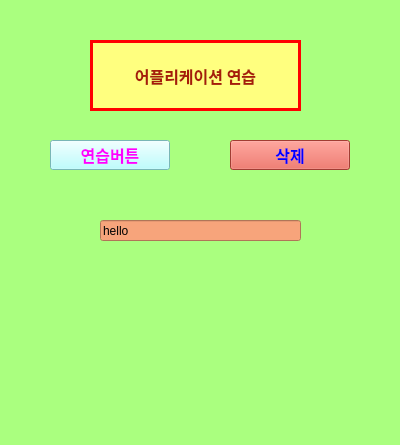
<?xml version="1.0" encoding="UTF-8"?>
<ui version="4.0">
 <class>MainWindow</class>
 <widget class="QMainWindow" name="MainWindow">
  <property name="geometry">
   <rect>
    <x>0</x>
    <y>0</y>
    <width>400</width>
    <height>445</height>
   </rect>
  </property>
  <property name="windowTitle">
   <string>MainWindow</string>
  </property>
  <property name="styleSheet">
   <string notr="true">background-color: rgb(170, 255, 255);
background-color: rgb(65, 195, 95);
background-color: rgb(170, 255, 127);</string>
  </property>
  <widget class="QWidget" name="centralwidget">
   <widget class="QLabel" name="label">
    <property name="geometry">
     <rect>
      <x>90</x>
      <y>40</y>
      <width>211</width>
      <height>71</height>
     </rect>
    </property>
    <property name="font">
     <font>
      <family>HY엽서L</family>
      <pointsize>12</pointsize>
      <weight>75</weight>
      <italic>false</italic>
      <bold>true</bold>
     </font>
    </property>
    <property name="styleSheet">
     <string notr="true">color: rgb(166, 28, 9);
background-color: rgb(255, 255, 127);
border: 3px solid rgb(255, 0, 0);</string>
    </property>
    <property name="text">
     <string>어플리케이션 연습</string>
    </property>
    <property name="alignment">
     <set>Qt::AlignCenter</set>
    </property>
   </widget>
   <widget class="QPushButton" name="pushButton">
    <property name="geometry">
     <rect>
      <x>50</x>
      <y>140</y>
      <width>120</width>
      <height>30</height>
     </rect>
    </property>
    <property name="font">
     <font>
      <family>한컴 고딕</family>
      <pointsize>12</pointsize>
      <weight>75</weight>
      <bold>true</bold>
     </font>
    </property>
    <property name="styleSheet">
     <string notr="true">background-color: rgb(170, 255, 255);
color: rgb(255, 0, 255);</string>
    </property>
    <property name="text">
     <string>연습버튼</string>
    </property>
   </widget>
   <widget class="QLineEdit" name="lineEdit">
    <property name="geometry">
     <rect>
      <x>100</x>
      <y>220</y>
      <width>201</width>
      <height>21</height>
     </rect>
    </property>
    <property name="styleSheet">
     <string notr="true">background-color: rgb(247, 164, 123);</string>
    </property>
    <property name="text">
     <string>hello</string>
    </property>
   </widget>
   <widget class="QPushButton" name="clearButton">
    <property name="geometry">
     <rect>
      <x>230</x>
      <y>140</y>
      <width>120</width>
      <height>30</height>
     </rect>
    </property>
    <property name="font">
     <font>
      <family>한컴 고딕</family>
      <pointsize>12</pointsize>
      <weight>75</weight>
      <bold>true</bold>
     </font>
    </property>
    <property name="styleSheet">
     <string notr="true">background-color: rgb(225, 85, 72);
color: rgb(0, 0, 255);</string>
    </property>
    <property name="text">
     <string>삭제</string>
    </property>
   </widget>
  </widget>
  <widget class="QMenuBar" name="menubar">
   <property name="geometry">
    <rect>
     <x>0</x>
     <y>0</y>
     <width>400</width>
     <height>21</height>
    </rect>
   </property>
  </widget>
  <widget class="QStatusBar" name="statusbar"/>
 </widget>
 <resources/>
 <connections/>
</ui>
